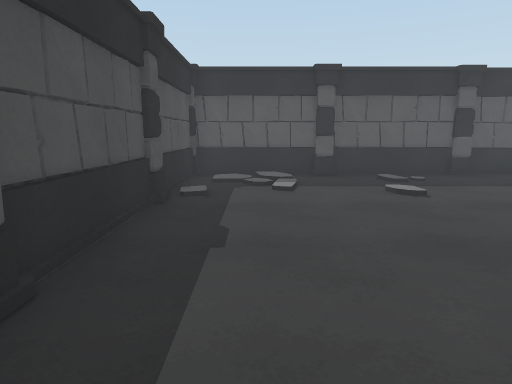
[1] (above)

20 first-person views from a walk through a 3-D level made in the Unity game engine. The camera is 1.2 m above the floor, tilts 10° down and sees 75° across. The floor is counted in squares, 1 m on a side. Each view is taken from the middle of a square. On the plan, view 1 faces up. The plan holds only what a view shows up to about 14 squares ahead; the rest is blank. The place goes on beyond the plan. The player is left out.

[2]
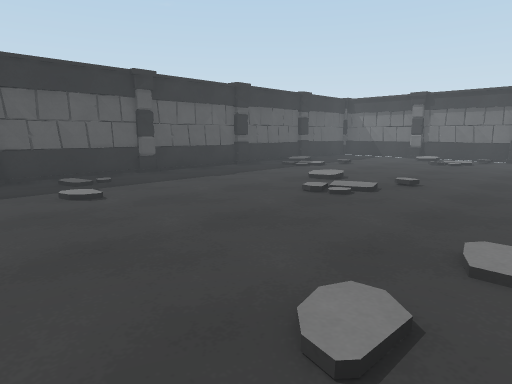

[3]
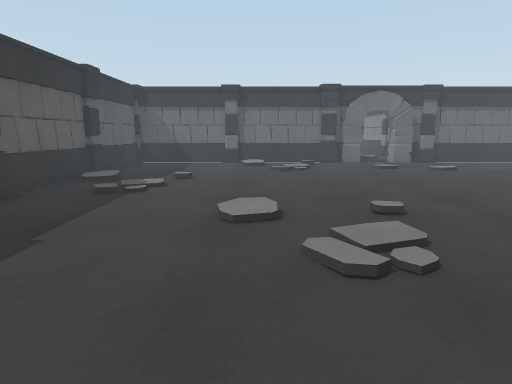

[4]
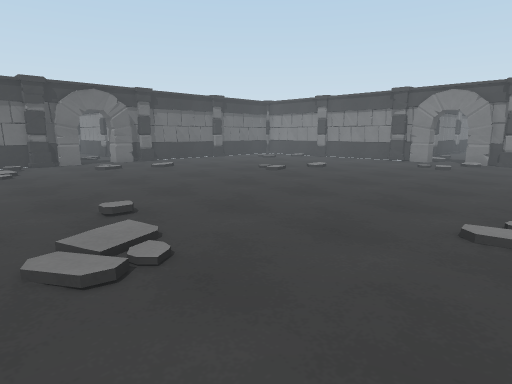

[5]
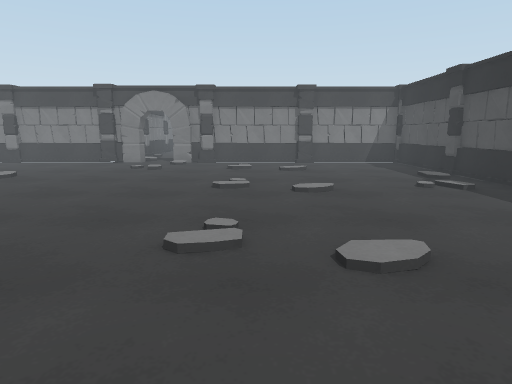

[6]
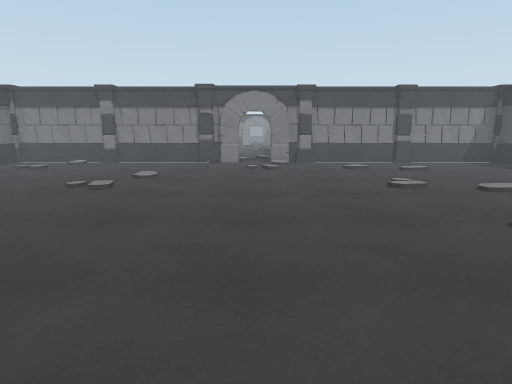

[7]
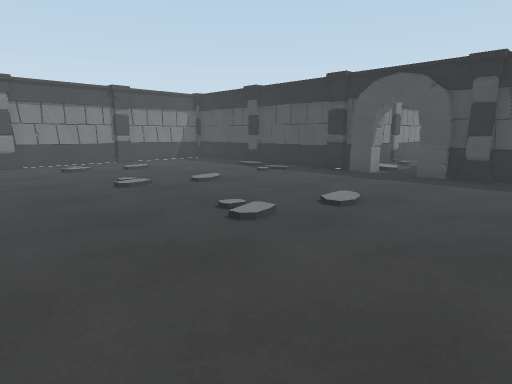

[8]
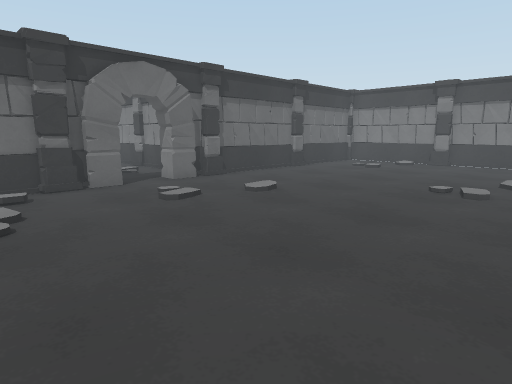

[9]
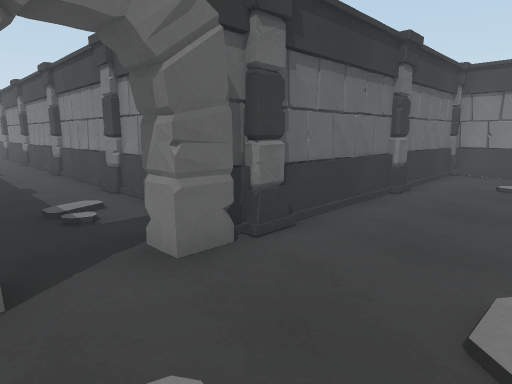

[10]
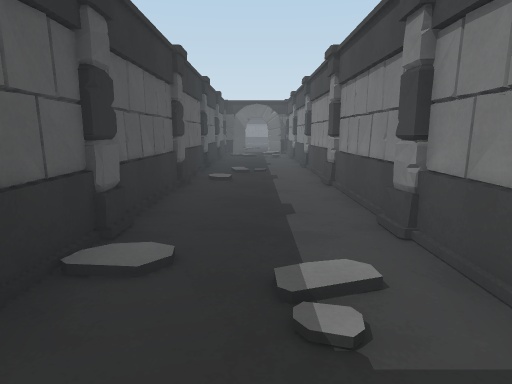

[11]
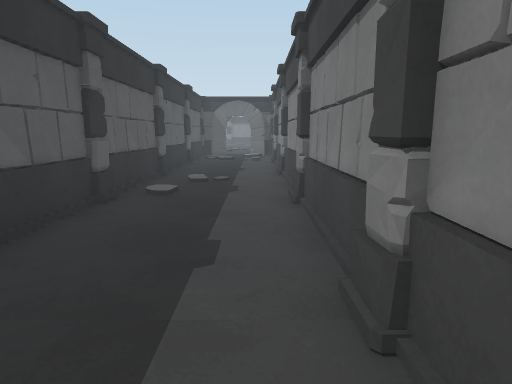

[12]
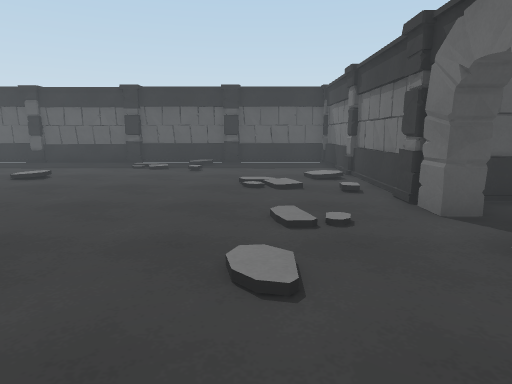

[13]
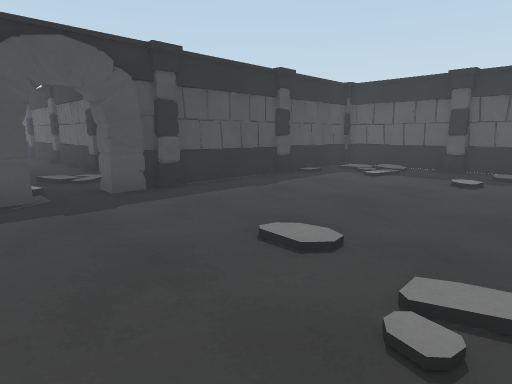

[14]
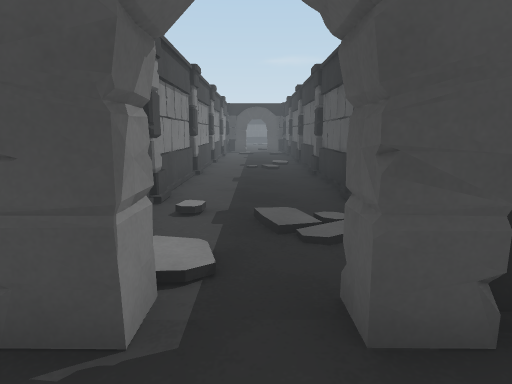

[15]
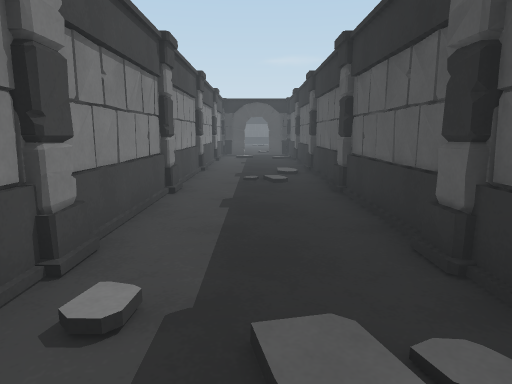

[16]
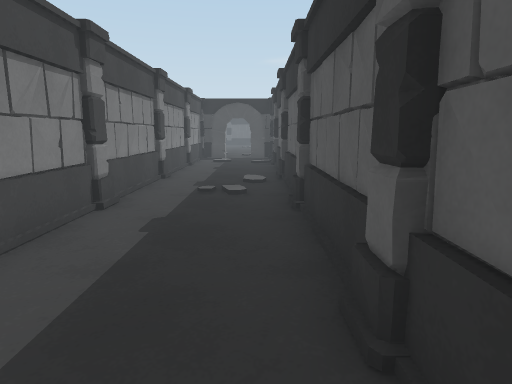

[17]
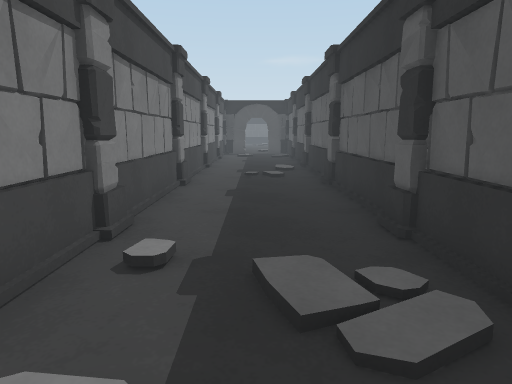

[18]
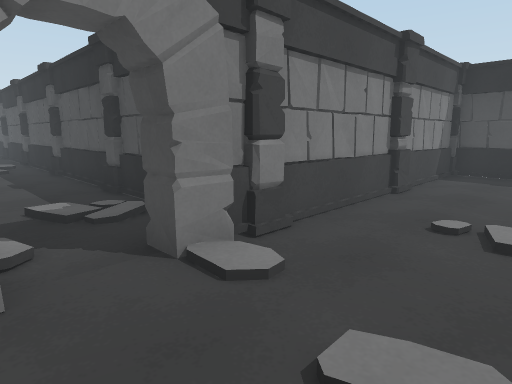

[19]
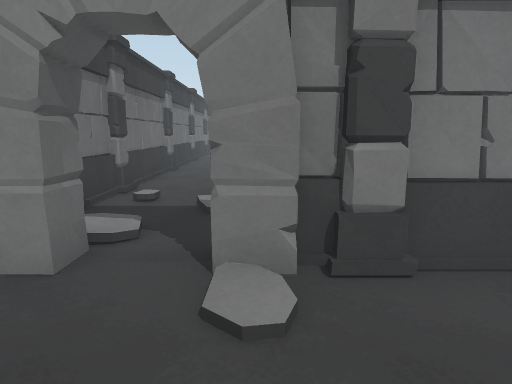

[20]
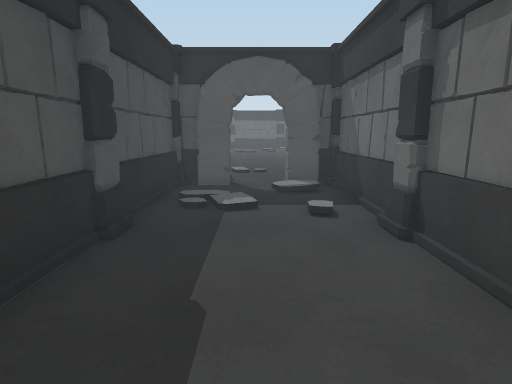

### Floor plan
Key: @ floor where view 1 was taken; # wall or solid block; . floor; / step, stairs or slope.
Columns run from 18 left of view 1 to 32 right of it. Each row starts with its distance up from view 1.
 10                 #####################
  9                 #.//.........../....#
  8                 #............//.....#
  7                 #.............//....#
  6                 #...................#
  5                 #........../......./#
  4                 #........//......//.#
  3                 #.........//......//#
  2 #################...................###############
  1 ............../.#...................#..............
  0 .............//...@................................
 -1 ............././#...................#..............
 -2 #################...................###############
 -3                 #...................#
 -4                 #...................#
 -5                 #...................#
 -6                 #...................#
 -7                 #...................#
 -8                 #...................#
 -9                 #...................#
-10                 ##########.##########
-11                         #../#
-12                         #//.#
-13                         #.//#
-14                         #...#
-15                         #...#
-16                         #...#
-17                         #...#
-18                         #...#

Where each view was taken, in squares from view 1:
view 1: 0 up, 0 right, facing up
view 2: 0 up, 1 right, facing up-right
view 3: 5 up, 4 right, facing right
view 4: 5 up, 4 right, facing down-right
view 5: 4 up, 4 right, facing down
view 6: 4 up, 8 right, facing down
view 7: 4 up, 8 right, facing down-left
view 8: 4 up, 10 right, facing down-right
view 9: 1 up, 15 right, facing down-right
view 10: 0 up, 18 right, facing right
view 11: 1 down, 20 right, facing right
view 12: 4 down, 15 right, facing up
view 13: 2 down, 5 right, facing up-left
view 14: 0 up, 0 right, facing left
view 15: 0 up, 3 left, facing left
view 16: 1 up, 4 left, facing left
view 17: 0 up, 2 left, facing left
view 18: 7 down, 9 right, facing down-left
view 19: 7 down, 7 right, facing down
view 20: 18 down, 8 right, facing up
